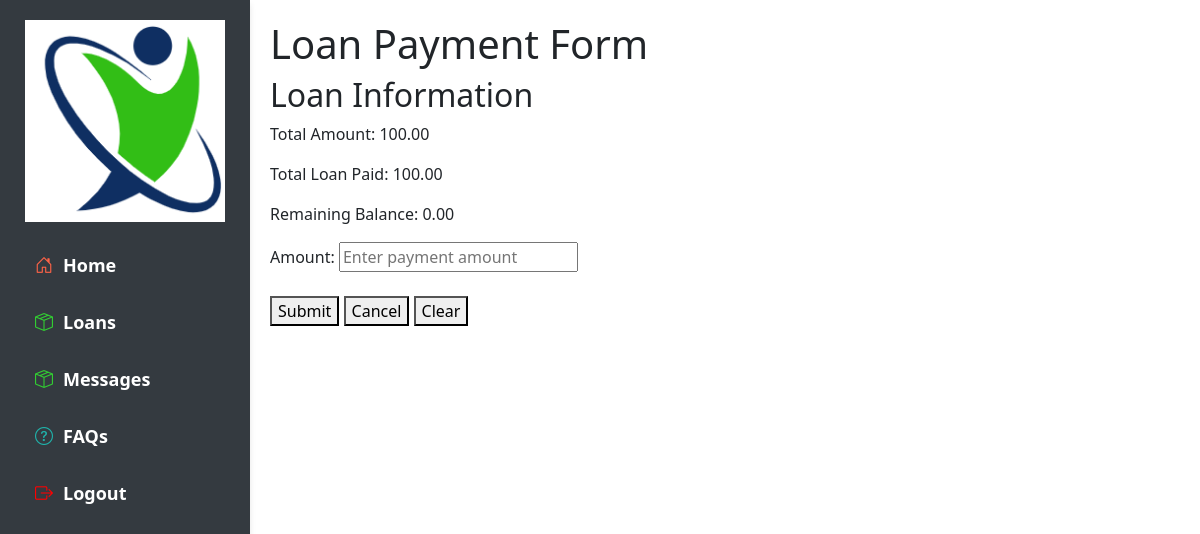
Screenshot of /Pesa/payment/NOHYE714PQ/ with the database file from the repository.
### Mashinani/models.py (models this page shows, shortened)
class Loan(models.Model):
    loan_id = models.AutoField(primary_key=True, unique=True)
    payment_no = models.CharField(max_length=30, help_text="Enter the Payment Number", blank=True)
    principal = models.DecimalField(max_digits=15, decimal_places=2, help_text="Enter Amount to Pay")
    loan_interest = models.DecimalField(max_digits=15, decimal_places=2, help_text="Interest Rate")
    principal_interest = models.DecimalField(max_digits=15, decimal_places=2, help_text="Total Amount")
    amount_paid =  models.DecimalField(max_digits=15, decimal_places=2, help_text="Total Paid")
    balance =  models.DecimalField(max_digits=15, decimal_places=2, help_text="Balance")
    loan_date = models.DateField(help_text="Enter Date of last Payment",default='2024-01-01')
    bank_no =  models.CharField(max_length=100, help_text="Enter Bank Number:")
    national_id_no =  models.CharField(max_length=100, help_text="Enter National Identification Number:")
    transaction_no =  models.CharField(max_length=30, help_text="Enter the Transaction Number", blank=True)

### Mashinani/views.py (the view, shortened to what this page needs)
# urls.py: path('payment/<str:transaction_no>/', LoanPaymentView.as_view(), name='loan-payment'),
class LoanPaymentView(View):
    template_name = 'payment.html'
    def get(self, request, transaction_no):
        loan = get_object_or_404(Loan, transaction_no=transaction_no)
        form = PaymentForm()
        context = {
            'loan': loan,
            'form': form,
            'transaction_no': transaction_no,
            'success_message': request.GET.get('success_message', ''),
            'error_message': request.GET.get('error_message', ''),
        }
        return render(request, self.template_name, context)

### Mashinani/forms.py
class PaymentForm(forms.Form):
    payment_amount = forms.DecimalField(
        max_digits=15,
        decimal_places=2,
        label='Payment Amount',
        min_value=0.01,
        widget=forms.NumberInput(attrs={'placeholder': 'Enter payment amount'})
    )

### Mashinani/templates/payment.html (shortened to what this page needs)
{% extends 'member_base_dashboard.html' %}
{% load static %}
{% block content %}
<div class="form-container">
    <h1 class="page-title">Loan Payment Form</h1>
    <form method="post" action="{% url 'loan-payment' transaction_no=transaction_no %}">
        <div class="form-section">
            <h2>Loan Information</h2>
            <p>Total Amount: {{ loan.principal }}</p>
            <p>Total Loan Paid: {{ loan.amount_paid }}</p>
            <p>Remaining Balance: {{ loan.balance }}</p>
            <div class="form-field">
                <label for="{{ form.payment_amount.id_for_label }}" class="required">Amount:</label>
                {{ form.payment_amount }}
            </div><br>
        </div>
        <div class="form-buttons">
            <button type="submit" class="submit-button blue-button">Submit</button>
            <button type="button" class="red-button">Cancel</button>
            <button type="reset" class="gray-button">Clear</button>
        </div>
    </form>
</div>
{% endblock %}

### Mashinani/static/css/base_dashboard.css (style rules this page uses)
body, h1, h2, h3, p, ul, li { margin: 0; padding: 0; }
body { font-family: 'Nunito', sans-serif; margin: 0; padding: 0; box-sizing: border-box; background-color: #f9f9f9; color: #333; }

### rows the page displays
Loan: principal "100.00", amount_paid "100.00", balance "0.00"
